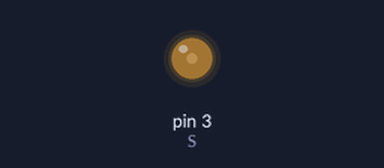
A sketch run on a simulated Arduino Uno, built with avr-gcc and run on an emulated ATmega328P. Parts: output pins drawn as LEDs (lit = HIGH). What the sketch prints to the serial monitor is not drawn.

Above: at 3.05 s.
At 3.55 s:
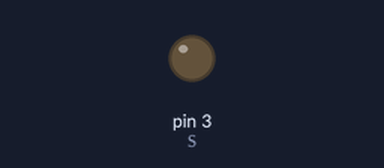
Timing chart, 0 to 6.0 s (numbered marks = the images above):
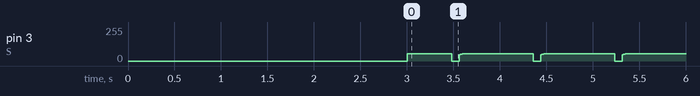

Measured:
- by itself, pin 3 (S): repeats every 0.88 s: 0/255 0.08 s, 48/255 0.01 s, 50/255 0.01 s, 52/255 0.01 s, 53/255 0.01 s, 54/255 0.01 s, 55/255 0.01 s, 56/255 0.74 s

The sketch:

Cel.nerviosa.ino
```cpp
const int c[200]={56.6666666666667,56.6666666666667,56.6666666666667,56.6666666666667,56.6666666666667,56.6666666666667,56.6666666666667,56.6666666666667,56.6666666666667,56.6666666666667,56.6666666666667,56.6666666666667,56.6666666666667,56.6666666666667,56.6666666666667,56.6666666666667,56.6666666666667,56.6666666666667,56.6666666666667,56.6666666666667,56.6666666666667,56.6666666666667,56.6666666666667,56.6666666666667,56.6666666666667,56.6666666666667,56.6666666666667,56.6666666666667,56.6666666666667,56.6666666666667,56.6666666666667,56.6666666666667,56.6666666666667,56.6666666666667,56.6666666666667,56.6666666666667,56.6666666666667,56.6666666666667,56.6666666666667,56.6666666666667,56.6666666666667,57.0522023809524,58.1723809523810,59.9725595238095,62.3980952380952,65.3943452380952,68.9066666666667,72.8804166666667,77.2609523809524,81.9936309523810,87.0238095238095,92.2968452380952,97.7580952380952,103.352916666667,109.026666666667,114.724702380952,120.392380952381,125.975059523810,131.418095238095,136.666845238095,141.666666666667,146.871904761905,152.708571428571,159.079523809524,165.887619047619,173.035714285714,180.426666666667,187.963333333333,195.548571428571,203.085238095238,210.476190476190,217.624285714286,224.432380952381,230.803333333333,236.640000000000,241.845238095238,246.321904761905,249.972857142857,252.700952380952,254.409047619048,255,254.477407407407,252.960000000000,250.523333333333,247.242962962963,243.194444444444,238.453333333333,233.095185185185,227.195555555556,220.830000000000,214.074074074074,207.003333333333,199.693333333333,192.219629629630,184.657777777778,177.083333333333,169.571851851852,162.198888888889,155.040000000000,148.170740740741,141.666666666667,134.957175925926,127.500000000000,119.413194444444,110.814814814815,101.822916666667,92.5555555555556,83.1307870370370,73.6666666666667,64.2812500000000,55.0925925925926,46.2187500000000,37.7777777777778,29.8877314814815,22.6666666666667,16.2326388888889,10.7037037037037,6.19791666666667,2.83333333333335,0.728009259259260,0,0.314889583333334,1.21861666666667,2.64976875000000,4.54693333333333,6.84869791666667,9.49365000000000,12.4203770833333,15.5674666666667,18.8735062500000,22.2770833333333,25.7167854166667,29.1312000000000,32.4589145833333,35.6385166666667,38.6085937500000,41.3077333333333,43.6745229166667,45.6475500000000,47.1654020833334,48.1666666666667,48.8803479166667,49.5751166666667,50.2490604166667,50.9002666666667,51.5268229166667,52.1268166666667,52.6983354166667,53.2394666666667,53.7482979166667,54.2229166666667,54.6614104166667,55.0618666666667,55.4223729166667,55.7410166666667,56.0158854166667,56.2450666666667,56.4266479166667,56.5587166666667,56.6393604166667,56.6666666666667,56.6666666666667,56.6666666666667,56.6666666666667,56.6666666666667,56.6666666666667,56.6666666666667,56.6666666666667,56.6666666666667,56.6666666666667,56.6666666666667,56.6666666666667,56.6666666666667,56.6666666666667,56.6666666666667,56.6666666666667,56.6666666666667,56.6666666666667,56.6666666666667,56.6666666666667,56.6666666666667,56.6666666666667,56.6666666666667,56.6666666666667,56.6666666666667,56.6666666666667,56.6666666666667,56.6666666666667,56.6666666666667,56.6666666666667,56.6666666666667,56.6666666666667,56.6666666666667,56.6666666666667,56.6666666666667,56.6666666666667,56.6666666666667,56.6666666666667,56.6666666666667,56.6666666666667};
int S=3,p;

void setup() {
  pinMode(S,OUTPUT);
  Serial.begin(9600);
  delay(3000);
}

void loop() {
for(int r=0;r<=199;r++){
    p=c[r];
    analogWrite(S,p);
    Serial.println(p);
  }
}
```
